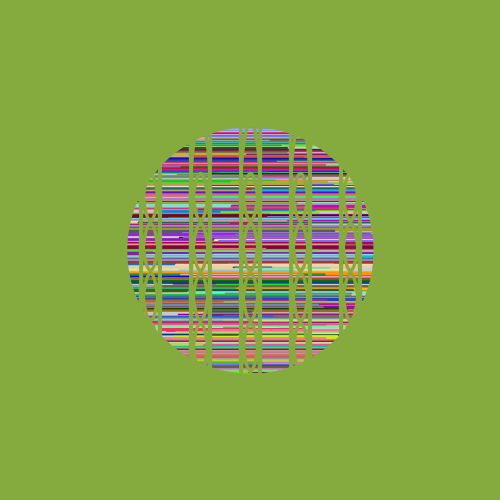
Frame 1 (no input)
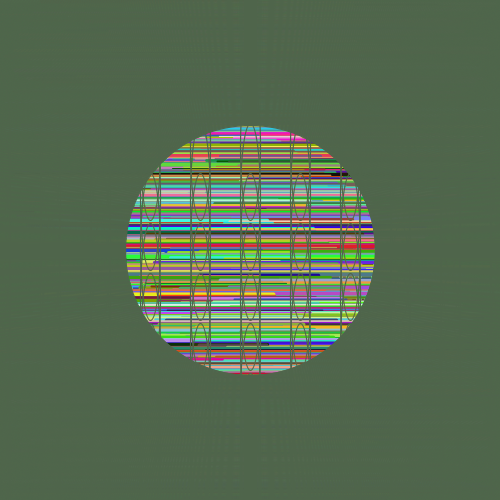
Frame 60 (the mouse pressed at the canvas centre just before this capture)
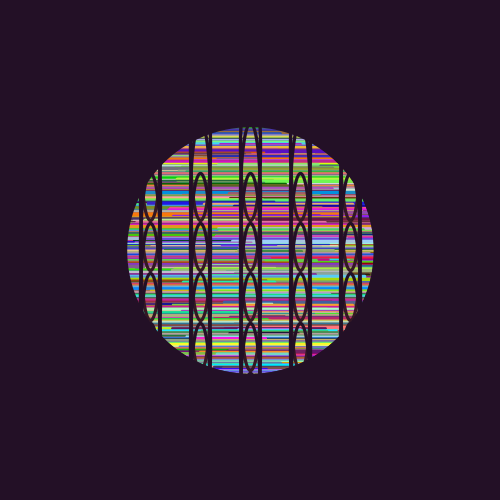
Frame 120 (the mouse held since frame 60 and released just before this capture)

The Processing sketch that drew these frames (run headless with seeded random() and noise(); from frame 60 on, the mouse is pressed at the canvas centre):

// Processing sketch: processing_185996
// ── processing_185996.pde

//Properties
void setup() {
size(500,500);
frameRate(40);
smooth();
}


//Keeps Code Going
void draw(){
 
  //lines stack from coord 0 to 500
  //colors + stroke plus line size are random
  
  for (int i=0; i < 500; i=i+1) {
    
    //variable of lines
    float x= random(0,250);
    float y= random(250,500);
    
    //thickness of line is random 1-4
    strokeWeight(random(1,4));
    
     stroke(random(255),random(255),random(255));
     
    line (x , i , y , i);
    
  
  }
  
  
  //int (y) continues until y is bigger or equal to the height (500)
  for (int y=0; y <= height; y += 50) {
    for (int x = 0; x <= width; x += 50) {
      
      fill(255, 140, 0, 10);
      
      float value = 15;
      float m = map(value, 0, 100, 85, width);

      ellipse(x, m + y , 20 , m); 
    }
  }
  

 //******************************************************
  //Circle keeps growing with a no fill in the middle
  for (int i=0; i < 600; i=i+1) {
    
    
    noFill();
    
    //circle start in the middle
    ellipse(width/2 , height/2, 250 + i, 250 + i);
    
    
  }
  

  
  
  
  
  
  
 
}
